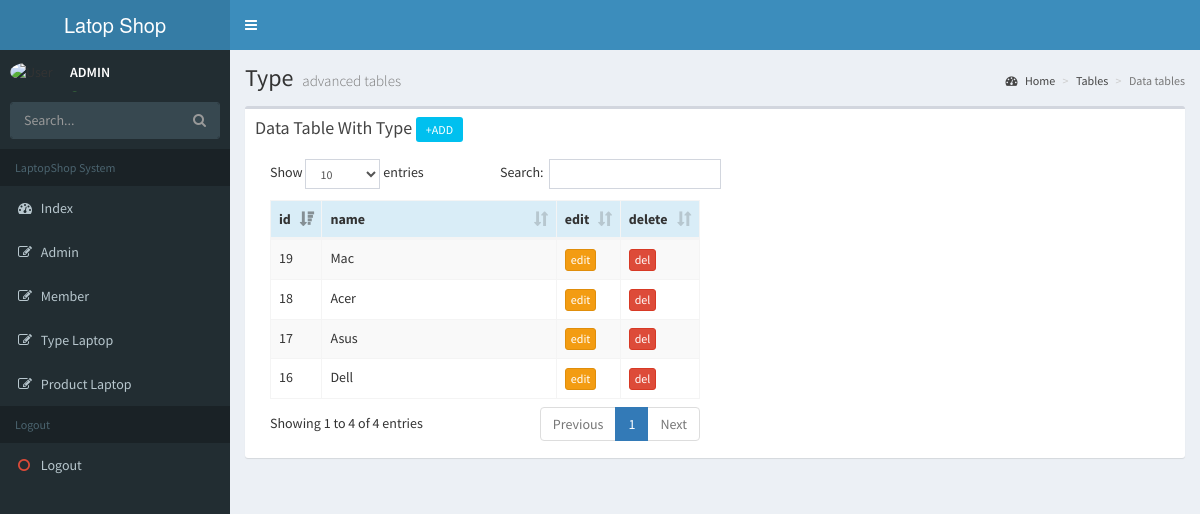
The page /backend/canton.php on the database its author committed.
### tables this page shows
CREATE TABLE `tbl_type` (
  `type_id` int(11) NOT NULL,
  `type_name` varchar(100) NOT NULL
);

### backend/type_list.php (the view, shortened to what this page needs)
<?php
include('connections.php');
$query = "SELECT * FROM tbl_type ORDER BY type_id DESC" or die("Error:" . mysqli_error());
$result = mysqli_query($con, $query);
echo ' <table id="example1" class="table table-bordered table-striped">';
  echo "<thead>";
    echo "<tr class='info'>
      <th width='5%'>id</th>
      <th width=2z0%>name</th>
      <th width=5%>edit</th>
      <th width=5%>delete</th>
    </tr>";
  echo "</thead>";
  while($row = mysqli_fetch_array($result)) {
  echo "<tr>";
    echo "<td>" .$row["type_id"] .  "</td> ";
    echo "<td>" .$row["type_name"] .  "</td> ";
    echo "<td><a href='type.php?act=edit&ID=$row[0]' class='btn btn-warning btn-xs'>edit</a></td> ";
    echo "<td><a href='type_form_del_db.php?ID=$row[0]' onclick=\"return confirm('Do you want to delete this record? !!!')\" class='btn btn-danger btn-xs'>del</a></td> ";
  echo "</tr>";
  }
echo "</table>";
?>

### rows shown on the page
tbl_type: type_id "19", type_name "Mac"
tbl_type: type_id "18", type_name "Acer"
tbl_type: type_id "17", type_name "Asus"
tbl_type: type_id "16", type_name "Dell"
